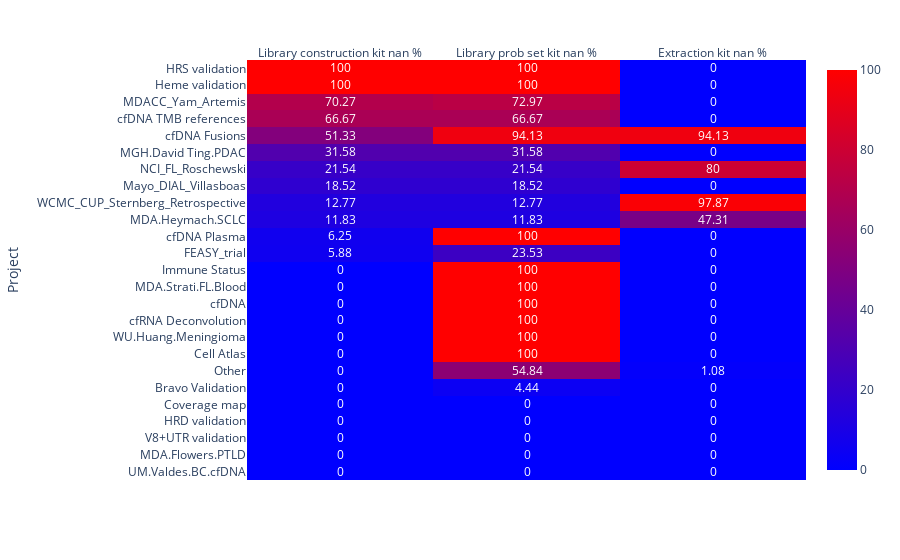

Notebook cell for this chart:
### Code cell
fig = px.imshow(
    final_report,
    text_auto=True,
    aspect='auto',
    color_continuous_scale='Bluered'
)

fig.update_xaxes(side="top")
fig.show()

### Figure 1 — Plotly figure (JSON) as saved in the notebook; plotly's stock layout.template omitted (floating-point values rounded to 4 significant figures)
{"data": [{"coloraxis": "coloraxis", "hovertemplate": "x: %{x}<br>Project: %{y}<br>color: %{z}<extra></extra>", "name": "0", "texttemplate": "%{z}", "type": "heatmap", "x": ["Library construction kit nan %", "Library prob set kit nan %", "Extraction kit nan %"], "xaxis": "x", "y": ["HRS validation", "Heme validation", "MDACC_Yam_Artemis", "cfDNA TMB references", "cfDNA Fusions", "MGH.David Ting.PDAC", "NCI_FL_Roschewski", "Mayo_DIAL_Villasboas", "WCMC_CUP_Sternberg_Retrospective", "MDA.Heymach.SCLC", "cfDNA Plasma", "FEASY_trial", "Immune Status", "MDA.Strati.FL.Blood", "cfDNA", "cfRNA Deconvolution", "WU.Huang.Meningioma", "Cell Atlas", "Other", "Bravo Validation", "Coverage map", "HRD validation", "V8+UTR validation", "MDA.Flowers.PTLD", "UM.Valdes.BC.cfDNA"], "yaxis": "y", "z": [[100, 100, 0], [100, 100, 0], [70.27, 72.97, 0], [66.67, 66.67, 0], [51.33, 94.13, 94.13], [31.58, 31.58, 0], [21.54, 21.54, 80], [18.52, 18.52, 0], [12.77, 12.77, 97.87], [11.83, 11.83, 47.31], [6.25, 100, 0], [5.88, 23.53, 0], [0, 100, 0], [0, 100, 0], [0, 100, 0], [0, 100, 0], [0, 100, 0], [0, 100, 0], [0, 54.84, 1.08], [0, 4.44, 0], [0, 0, 0], [0, 0, 0], [0, 0, 0], [0, 0, 0], [0, 0, 0]]}], "layout": {"coloraxis": {"colorscale": [[0, "rgb(0,0,255)"], [1, "rgb(255,0,0)"]]}, "margin": {"t": 60}, "xaxis": {"anchor": "y", "domain": [0, 1], "side": "top"}, "yaxis": {"anchor": "x", "autorange": "reversed", "domain": [0, 1], "title": {"text": "Project"}}}}
